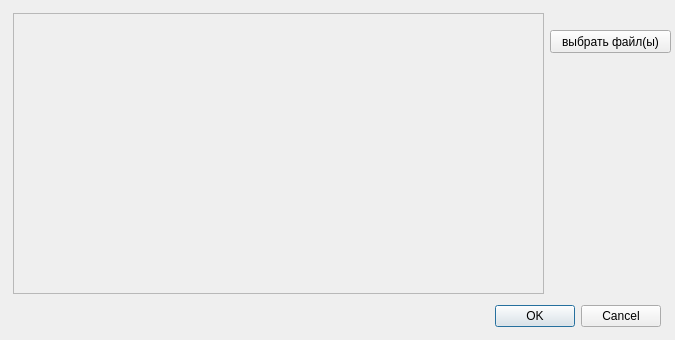
<?xml version="1.0" encoding="UTF-8"?>
<ui version="4.0">
 <class>convertDialogBase</class>
 <widget class="QDialog" name="convertDialogBase">
  <property name="geometry">
   <rect>
    <x>0</x>
    <y>0</y>
    <width>675</width>
    <height>340</height>
   </rect>
  </property>
  <property name="minimumSize">
   <size>
    <width>675</width>
    <height>340</height>
   </size>
  </property>
  <property name="maximumSize">
   <size>
    <width>675</width>
    <height>340</height>
   </size>
  </property>
  <property name="windowTitle">
   <string>Конвертирование файлов</string>
  </property>
  <widget class="QDialogButtonBox" name="button_box">
   <property name="geometry">
    <rect>
     <x>470</x>
     <y>300</y>
     <width>191</width>
     <height>32</height>
    </rect>
   </property>
   <property name="orientation">
    <enum>Qt::Horizontal</enum>
   </property>
   <property name="standardButtons">
    <set>QDialogButtonBox::Cancel|QDialogButtonBox::Ok</set>
   </property>
  </widget>
  <widget class="QPushButton" name="pushButton">
   <property name="geometry">
    <rect>
     <x>550</x>
     <y>30</y>
     <width>121</width>
     <height>23</height>
    </rect>
   </property>
   <property name="text">
    <string>выбрать файл(ы)</string>
   </property>
  </widget>
  <widget class="QTextEdit" name="textEdit">
   <property name="enabled">
    <bool>false</bool>
   </property>
   <property name="geometry">
    <rect>
     <x>13</x>
     <y>13</y>
     <width>531</width>
     <height>281</height>
    </rect>
   </property>
   <property name="palette">
    <palette>
     <active>
      <colorrole role="BrightText">
       <brush brushstyle="SolidPattern">
        <color alpha="255">
         <red>0</red>
         <green>0</green>
         <blue>0</blue>
        </color>
       </brush>
      </colorrole>
      <colorrole role="HighlightedText">
       <brush brushstyle="SolidPattern">
        <color alpha="255">
         <red>0</red>
         <green>0</green>
         <blue>0</blue>
        </color>
       </brush>
      </colorrole>
     </active>
     <inactive>
      <colorrole role="BrightText">
       <brush brushstyle="SolidPattern">
        <color alpha="255">
         <red>0</red>
         <green>0</green>
         <blue>0</blue>
        </color>
       </brush>
      </colorrole>
      <colorrole role="HighlightedText">
       <brush brushstyle="SolidPattern">
        <color alpha="255">
         <red>0</red>
         <green>0</green>
         <blue>0</blue>
        </color>
       </brush>
      </colorrole>
     </inactive>
     <disabled>
      <colorrole role="BrightText">
       <brush brushstyle="SolidPattern">
        <color alpha="255">
         <red>0</red>
         <green>0</green>
         <blue>0</blue>
        </color>
       </brush>
      </colorrole>
      <colorrole role="HighlightedText">
       <brush brushstyle="SolidPattern">
        <color alpha="255">
         <red>0</red>
         <green>0</green>
         <blue>0</blue>
        </color>
       </brush>
      </colorrole>
     </disabled>
    </palette>
   </property>
  </widget>
 </widget>
 <resources/>
 <connections>
  <connection>
   <sender>button_box</sender>
   <signal>accepted()</signal>
   <receiver>convertDialogBase</receiver>
   <slot>accept()</slot>
   <hints>
    <hint type="sourcelabel">
     <x>20</x>
     <y>20</y>
    </hint>
    <hint type="destinationlabel">
     <x>20</x>
     <y>20</y>
    </hint>
   </hints>
  </connection>
  <connection>
   <sender>button_box</sender>
   <signal>rejected()</signal>
   <receiver>convertDialogBase</receiver>
   <slot>reject()</slot>
   <hints>
    <hint type="sourcelabel">
     <x>20</x>
     <y>20</y>
    </hint>
    <hint type="destinationlabel">
     <x>20</x>
     <y>20</y>
    </hint>
   </hints>
  </connection>
 </connections>
</ui>
